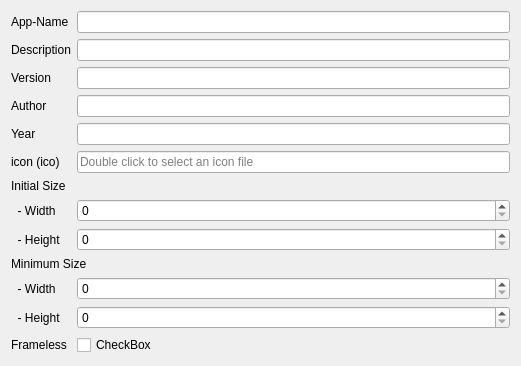
            <widget class="QWidget" name="page_8">
             <property name="geometry">
              <rect>
               <x>0</x>
               <y>0</y>
               <width>521</width>
               <height>333</height>
              </rect>
             </property>
             <property name="styleSheet">
              <string notr="true"/>
             </property>
             <attribute name="label">
              <string>Window</string>
             </attribute>
             <layout class="QFormLayout" name="formLayout_2">
              <item row="0" column="0">
               <widget class="QLabel" name="label">
                <property name="minimumSize">
                 <size>
                  <width>0</width>
                  <height>0</height>
                 </size>
                </property>
                <property name="text">
                 <string>App-Name</string>
                </property>
               </widget>
              </item>
              <item row="0" column="1">
               <widget class="QLineEdit" name="builder__window__app_name"/>
              </item>
              <item row="1" column="0">
               <widget class="QLabel" name="label_8">
                <property name="text">
                 <string>Description</string>
                </property>
               </widget>
              </item>
              <item row="1" column="1">
               <widget class="QLineEdit" name="builder__window__description"/>
              </item>
              <item row="2" column="0">
               <widget class="QLabel" name="label_2">
                <property name="text">
                 <string>Version</string>
                </property>
               </widget>
              </item>
              <item row="2" column="1">
               <widget class="QLineEdit" name="builder__window__version"/>
              </item>
              <item row="3" column="0">
               <widget class="QLabel" name="label_3">
                <property name="text">
                 <string>Author</string>
                </property>
               </widget>
              </item>
              <item row="3" column="1">
               <widget class="QLineEdit" name="builder__window__author"/>
              </item>
              <item row="4" column="0">
               <widget class="QLabel" name="label_4">
                <property name="text">
                 <string>Year</string>
                </property>
               </widget>
              </item>
              <item row="4" column="1">
               <widget class="QLineEdit" name="builder__window__year"/>
              </item>
              <item row="5" column="0">
               <widget class="QLabel" name="label_5">
                <property name="text">
                 <string>icon (ico)</string>
                </property>
               </widget>
              </item>
              <item row="5" column="1">
               <widget class="ClickableQLineEdit" name="builder__window__icon">
                <property name="inputMask">
                 <string/>
                </property>
                <property name="text">
                 <string/>
                </property>
                <property name="dragEnabled">
                 <bool>false</bool>
                </property>
                <property name="placeholderText">
                 <string notr="true">Double click to select an icon file</string>
                </property>
                <property name="clearButtonEnabled">
                 <bool>false</bool>
                </property>
               </widget>
              </item>
              <item row="6" column="0" colspan="2">
               <widget class="QLabel" name="label_7">
                <property name="text">
                 <string>Initial Size</string>
                </property>
               </widget>
              </item>
              <item row="7" column="0">
               <widget class="QLabel" name="label_47">
                <property name="text">
                 <string>  - Width</string>
                </property>
               </widget>
              </item>
              <item row="7" column="1">
               <widget class="QSpinBox" name="builder__window__initial_width"/>
              </item>
              <item row="8" column="0">
               <widget class="QLabel" name="label_48">
                <property name="text">
                 <string>  - Height</string>
                </property>
               </widget>
              </item>
              <item row="8" column="1">
               <widget class="QSpinBox" name="builder__window__initial_height"/>
              </item>
              <item row="9" column="0" colspan="2">
               <widget class="QLabel" name="label_6">
                <property name="text">
                 <string>Minimum Size</string>
                </property>
               </widget>
              </item>
              <item row="10" column="0">
               <widget class="QLabel" name="label_49">
                <property name="text">
                 <string>  - Width</string>
                </property>
               </widget>
              </item>
              <item row="10" column="1">
               <widget class="QSpinBox" name="builder__window__minimum_width"/>
              </item>
              <item row="11" column="0">
               <widget class="QLabel" name="label_50">
                <property name="text">
                 <string>  - Height</string>
                </property>
               </widget>
              </item>
              <item row="11" column="1">
               <widget class="QSpinBox" name="builder__window__minimum_height"/>
              </item>
              <item row="12" column="0">
               <widget class="QLabel" name="label_129">
                <property name="text">
                 <string>Frameless</string>
                </property>
               </widget>
              </item>
              <item row="12" column="1">
               <widget class="AnimatedCheck" name="builder__window__frameless">
                <property name="text">
                 <string>CheckBox</string>
                </property>
               </widget>
              </item>
             </layout>
            </widget>
